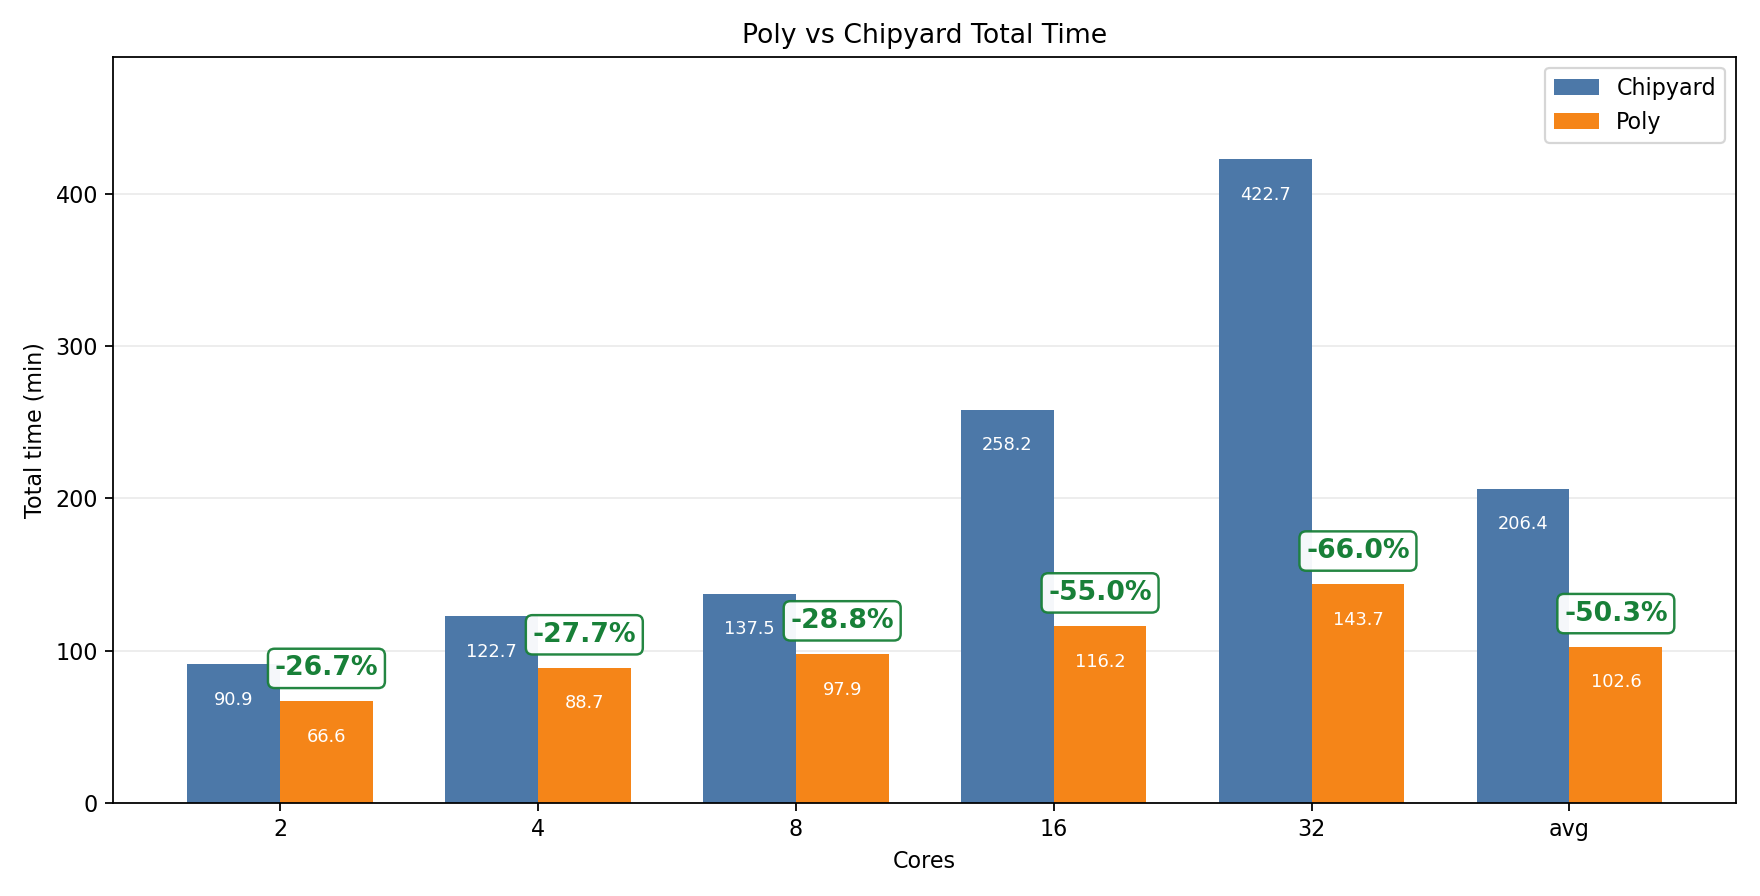

Source code (Python):
#!/usr/bin/env python3
from __future__ import annotations

import argparse
import json
import math
import tomllib
from pathlib import Path


SYSTEMS = ("chipyard", "poly")
RESET = "\033[0m"
BOLD_CYAN = "\033[1;36m"
GREEN = "\033[32m"
RED = "\033[31m"
YELLOW = "\033[33m"
FORBIDDEN_KEYS = {
    "runtime_cores",
    "runtime_config",
    "requested_vsrc_dir",
    "runtime_vsrc_dir",
}


def fail(message: str) -> None:
    raise SystemExit(f"error: {message}")


def parse_args() -> argparse.Namespace:
    parser = argparse.ArgumentParser(
        description="Analyze configured Poly/Chipyard summary.json files."
    )
    mode = parser.add_mutually_exclusive_group(required=True)
    mode.add_argument("--time", action="store_true", help="plot total_min bars")
    mode.add_argument("--valid", action="store_true", help="check subtask logs")
    return parser.parse_args()


def required(data: dict, key: str, where: str):
    if key not in data:
        fail(f"{where} missing required key: {key}")
    value = data[key]
    if isinstance(value, (dict, list)):
        fail(f"{where} key {key} must be scalar")
    return value


def parse_system(value, where: str) -> str:
    system = str(value).strip().lower()
    if system not in SYSTEMS:
        fail(f"{where} has invalid system {value!r}; expected {SYSTEMS}")
    return system


def parse_cores(value, where: str) -> int:
    if isinstance(value, bool):
        fail(f"{where} cores must be an integer")
    try:
        cores = int(value)
    except (TypeError, ValueError):
        fail(f"{where} cores must be an integer")
    if cores <= 0:
        fail(f"{where} cores must be positive")
    return cores


def parse_total_min(value, where: str) -> float:
    if isinstance(value, bool):
        fail(f"{where} total_min must be numeric")
    try:
        total_min = float(value)
    except (TypeError, ValueError):
        fail(f"{where} total_min must be numeric")
    if not math.isfinite(total_min) or total_min <= 0:
        fail(f"{where} total_min must be finite and positive")
    return total_min


def load_config(path: Path) -> dict:
    if not path.is_file():
        fail(f"missing config: {path}")
    if path.suffix != ".toml":
        fail(f"config must be TOML: {path}")
    with path.open("rb") as f:
        config = tomllib.load(f)

    inputs = config.get("inputs")
    if not isinstance(inputs, list):
        fail("config must contain 10 [[inputs]] tables")
    if len(inputs) != 10:
        fail(f"expected exactly 10 [[inputs]], got {len(inputs)}")
    for index, item in enumerate(inputs, start=1):
        where = f"config [[inputs]] #{index}"
        if not isinstance(item, dict):
            fail(f"{where} must be a table")
        parse_system(required(item, "system", where), where)
        parse_cores(required(item, "cores", where), where)
        path_value = required(item, "path", where)
        if not isinstance(path_value, str):
            fail(f"{where} path must be a string")
        summary_path = Path(path_value)
        if not summary_path.is_absolute():
            fail(f"{where} path must be absolute: {summary_path}")
        if summary_path.name != "summary.json":
            fail(f"{where} path must point to summary.json: {summary_path}")
    return config


def load_summary(path: Path) -> dict:
    if not path.is_file():
        fail(f"missing summary: {path}")
    with path.open("r", encoding="utf-8") as f:
        data = json.load(f)
    if not isinstance(data, list) or len(data) != 1 or not isinstance(data[0], dict):
        fail(f"{path} must be a JSON array containing exactly one object")
    row = data[0]
    forbidden = sorted(FORBIDDEN_KEYS.intersection(row))
    if forbidden:
        fail(f"{path} contains forbidden runtime fields: {', '.join(forbidden)}")
    return row


def load_entries(inputs: list[dict]) -> list[dict[str, object]]:
    entries: list[dict[str, object]] = []
    seen: set[Path] = set()
    for index, item in enumerate(inputs, start=1):
        where = f"config [[inputs]] #{index}"
        system = parse_system(required(item, "system", where), where)
        cores = parse_cores(required(item, "cores", where), where)
        path = Path(required(item, "path", where))
        if path in seen:
            fail(f"duplicate summary path: {path}")
        seen.add(path)

        row = load_summary(path)
        row_system = parse_system(required(row, "family", str(path)), str(path))
        row_cores = parse_cores(required(row, "cores", str(path)), str(path))
        if row_system != system:
            fail(f"{path} family {row_system!r} does not match config {system!r}")
        if row_cores != cores:
            fail(f"{path} cores {row_cores} does not match config {cores}")

        parse_total_min(required(row, "total_min", str(path)), str(path))
        entries.append(
            {
                "system": system,
                "cores": cores,
                "path": path,
                "row": row,
            }
        )
    return entries


def collect_time(entries: list[dict[str, object]]) -> dict[int, dict[str, float]]:
    by_core: dict[int, dict[str, float]] = {}
    for entry in entries:
        system = str(entry["system"])
        cores = int(entry["cores"])
        path = Path(entry["path"])
        row = entry["row"]
        if not isinstance(row, dict):
            fail(f"{path} row must be a dict")

        values = by_core.setdefault(cores, {})
        if system in values:
            fail(f"duplicate {system} summary for {cores} cores")
        values[system] = parse_total_min(
            required(row, "total_min", str(path)), str(path)
        )

    if len(by_core) != 5:
        fail(f"expected 5 core-count groups, got {len(by_core)}")
    for cores, values in sorted(by_core.items()):
        missing = [system for system in SYSTEMS if system not in values]
        if missing:
            fail(f"{cores} cores missing: {', '.join(missing)}")
    return by_core


def speedup_percent(chipyard: float, poly: float) -> float:
    return (poly - chipyard) / chipyard * 100.0


def plot(by_core: dict[int, dict[str, float]], config: dict, config_path: Path) -> Path:
    try:
        import matplotlib.pyplot as plt
    except ImportError:
        fail("matplotlib is required")

    cores = sorted(by_core)
    labels = [str(core) for core in cores] + ["avg"]
    chipyard = [by_core[core]["chipyard"] for core in cores]
    poly = [by_core[core]["poly"] for core in cores]
    chipyard.append(sum(chipyard) / len(chipyard))
    poly.append(sum(poly) / len(poly))
    speedups = [speedup_percent(c, p) for c, p in zip(chipyard, poly, strict=True)]

    output = Path(config.get("output", "poly-total-time.png"))
    if not output.is_absolute():
        output = config_path.parent / output
    output.parent.mkdir(parents=True, exist_ok=True)

    xs = list(range(len(labels)))
    width = 0.36
    fig, ax = plt.subplots(figsize=(11, 5.6))
    chipyard_bars = ax.bar(
        [x - width / 2 for x in xs],
        chipyard,
        width,
        label="Chipyard",
        color="#4c78a8",
    )
    poly_bars = ax.bar(
        [x + width / 2 for x in xs],
        poly,
        width,
        label="Poly",
        color="#f58518",
    )

    ax.set_title(str(config.get("title", "Poly vs Chipyard Total Time")))
    ax.set_xlabel("Cores")
    ax.set_ylabel("Total time (min)")
    ax.set_xticks(xs, labels)
    ax.grid(axis="y", alpha=0.25)
    ax.set_axisbelow(True)
    ax.legend()

    for bar, pct in zip(poly_bars, speedups, strict=True):
        color = "#188038" if pct <= 0.0 else "#b3261e"
        ax.annotate(
            f"{pct:+.1f}%",
            xy=(bar.get_x() + bar.get_width() / 2, bar.get_height()),
            xytext=(0, 9),
            textcoords="offset points",
            ha="center",
            va="bottom",
            fontsize=12,
            fontweight="bold",
            color=color,
            bbox={
                "boxstyle": "round,pad=0.25",
                "facecolor": "white",
                "edgecolor": color,
                "linewidth": 1.1,
                "alpha": 0.95,
            },
        )
    for bars in (chipyard_bars, poly_bars):
        for bar in bars:
            ax.annotate(
                f"{bar.get_height():.1f}",
                xy=(bar.get_x() + bar.get_width() / 2, bar.get_height()),
                xytext=(0, -12),
                textcoords="offset points",
                ha="center",
                va="top",
                fontsize=8,
                color="white",
            )

    ax.set_ylim(0, max(chipyard + poly) * 1.16)
    fig.tight_layout()
    fig.savefig(output, dpi=int(config.get("dpi", 160)))
    return output


def summary_root(path: Path, row: dict) -> Path:
    test = str(required(row, "test", str(path)))
    if path.parent.name != test:
        return path.parent
    return path.parent.parent


def subtask_logs(entry: dict[str, object]) -> list[tuple[str, Path, bool]]:
    path = Path(entry["path"])
    row = entry["row"]
    if not isinstance(row, dict):
        fail(f"{path} row must be a dict")
    test = str(required(row, "test", str(path)))
    root = summary_root(path, row)
    test_dir = root / test

    return [
        ("summary_csv", path.with_suffix(".csv"), False),
        ("workload", root / "logs/workload_build.log", True),
        ("verilog", test_dir / "bebop_verilator_verilog.log", True),
        ("build", test_dir / "bebop_verilator_build.log", True),
        ("simulation", test_dir / "bebop_verilator_sim.log", True),
        ("yosys", test_dir / "yosys.log", True),
    ]


def validate(entries: list[dict[str, object]]) -> int:
    failed = False
    for entry in sorted(entries, key=lambda e: (int(e["cores"]), str(e["system"]))):
        row = entry["row"]
        path = Path(entry["path"])
        if not isinstance(row, dict):
            fail(f"{path} row must be a dict")
        test = str(required(row, "test", str(path)))
        print(f"{BOLD_CYAN}{test} ({entry['system']}, {entry['cores']} cores){RESET}")
        print(f"  summary: {path}")
        for name, log, requires_completion in subtask_logs(entry):
            if not log.is_file():
                status = "MISSING"
                status_color = YELLOW
                ok = False
            elif log.stat().st_size == 0:
                status = "FAIL"
                status_color = RED
                ok = False
            elif requires_completion:
                text = log.read_text(encoding="utf-8", errors="replace")
                if (
                    "Task completed on http://127.0.0.1" not in text
                    and "Task completed on http://localhost" not in text
                ):
                    status = "FAIL"
                    status_color = RED
                    ok = False
                else:
                    status = "PASS"
                    status_color = GREEN
                    ok = True
            else:
                status = "PASS"
                status_color = GREEN
                ok = True
            failed = failed or not ok
            print(f"  {name:<10} {status_color}{status:<7}{RESET} {log}")
        print()
    return 1 if failed else 0


def main() -> int:
    args = parse_args()
    config_path = Path(__file__).resolve().parent / "analysis.toml"
    config = load_config(config_path)
    entries = load_entries(config["inputs"])
    if args.time:
        output = plot(collect_time(entries), config, config_path)
        print(output)
        return 0
    if args.valid:
        return validate(entries)
    fail("missing analysis mode")


if __name__ == "__main__":
    raise SystemExit(main())
